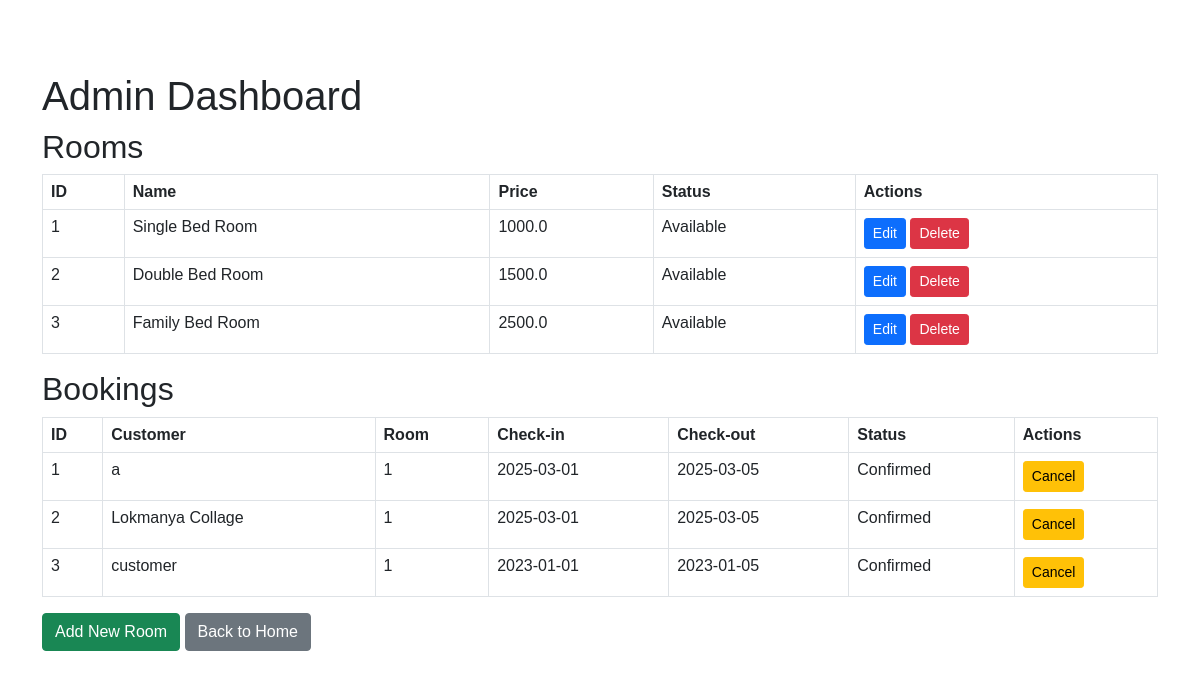
The page /admin (signed in) on the database its author committed.
### app.py (models this page shows)
class Room(db.Model):
    id = db.Column(db.Integer, primary_key=True)
    name = db.Column(db.String(100), nullable=False)
    price = db.Column(db.Float, nullable=False)
    status = db.Column(db.String(20), default='Available')
    image = db.Column(db.String(255), nullable=False, default='default.jpg')

class Booking(db.Model):
    id = db.Column(db.Integer, primary_key=True)
    customer_name = db.Column(db.String(100), nullable=False)
    customer_email = db.Column(db.String(100), nullable=False)
    room_id = db.Column(db.Integer, db.ForeignKey('room.id'), nullable=False)
    checkin_date = db.Column(db.Date, nullable=False)
    checkout_date = db.Column(db.Date, nullable=False)
    status = db.Column(db.String(20), default='Pending')

### app.py (the view)
@app.route('/admin')
@login_required
def admin_dashboard():
    bookings = Booking.query.all()
    rooms_list = Room.query.all()
    return render_template('admin_dashboard.html', bookings=bookings, rooms=rooms_list)

### app.py (called while the page is built)
@login_manager.user_loader
def load_user(user_id):
    return User.query.get(int(user_id))

### templates/admin_dashboard.html (shortened to what this page needs)
﻿<!DOCTYPE html>
<html lang="en">
<head>
    <link rel="stylesheet" href="{{ url_for('static', filename='css/common.css') }}">
    <link href="https://cdn.jsdelivr.net/npm/bootstrap@5.0.2/dist/css/bootstrap.min.css" rel="stylesheet">
</head>
<body>
    <div class="container mt-5">
        <h1>Admin Dashboard</h1>
        <h2>Rooms</h2>
        <table class="table table-bordered">
            <thead>
                <tr>
                    <th>ID</th>
                    <th>Name</th>
                    <th>Price</th>
                    <th>Status</th>
                    <th>Actions</th>
                </tr>
            </thead>
            <tbody>
                {% for room in rooms %}
                <tr>
                    <td>{{ room.id }}</td>
                    <td>{{ room.name }}</td>
                    <td>{{ room.price }}</td>
                    <td>{{ room.status }}</td>
                    <td>
                        <a href="{{ url_for('edit_room', room_id=room.id) }}" class="btn btn-sm btn-primary">Edit</a>
                        <a href="{{ url_for('delete_room', room_id=room.id) }}" class="btn btn-sm btn-danger">Delete</a>
                    </td>
                </tr>
                {% endfor %}
            </tbody>
        </table>
        <h2>Bookings</h2>
        <table class="table table-bordered">
            <thead>
                <tr>
                    <th>ID</th>
                    <th>Customer</th>
                    <th>Room</th>
                    <th>Check-in</th>
                    <th>Check-out</th>
                    <th>Status</th>
                    <th>Actions</th>
                </tr>
            </thead>
            <tbody>
                {% for booking in bookings %}
                <tr>
                    <td>{{ booking.id }}</td>
                    <td>{{ booking.customer_name }}</td>
                    <td>{{ booking.room_id }}</td>
                    <td>{{ booking.checkin_date }}</td>
                    <td>{{ booking.checkout_date }}</td>
                    <td>{{ booking.status }}</td>
                    <td>
                        <a href="{{ url_for('update_booking', booking_id=booking.id, status='Cancelled') }}" class="btn btn-sm btn-warning">Cancel</a>
                    </td>
                </tr>
                {% endfor %}
            </tbody>
        </table>
        <a href="{{ url_for('add_room') }}" class="btn btn-success">Add New Room</a>
        <a href="{{ url_for('home') }}" class="btn btn-secondary">Back to Home</a>
    </div>
</body>
</html>

### css/common.css (style rules this page uses)
:root { --teal: #2ec1ac; --teal_hover: #279e8c; }
* { font-family: "Poppins", sans-serif; }

### rows shown on the page
Room: id "1", name "Single Bed Room", price "1000.0", status "Available"
Room: id "2", name "Double Bed Room", price "1500.0", status "Available"
Room: id "3", name "Family Bed Room", price "2500.0", status "Available"
Booking: id "1", customer_name "a", room_id "1", checkin_date "2025-03-01", checkout_date "2025-03-05", status "Confirmed"
Booking: id "2", customer_name "Lokmanya Collage", room_id "1", checkin_date "2025-03-01", checkout_date "2025-03-05", status "Confirmed"
Booking: id "3", customer_name "customer", room_id "1", checkin_date "2023-01-01", checkout_date "2023-01-05", status "Confirmed"
